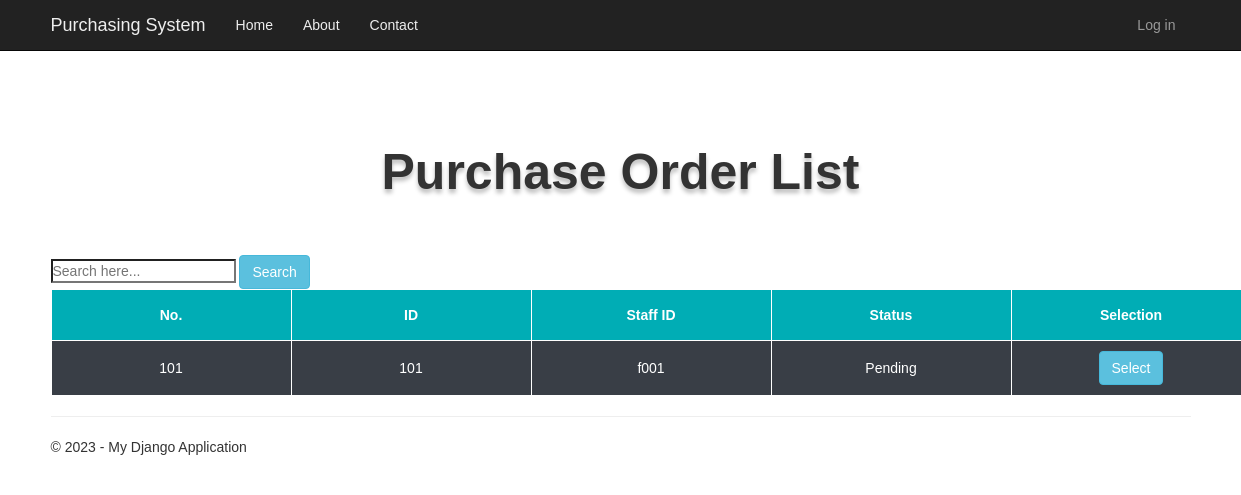
/purchaseOrderList, run on the app's committed database.
### app/models.py (models this page shows, shortened)
class PurchaseOrder(models.Model):
    purchaseOrderID = models.CharField(primary_key=True, max_length=10)
    staffID = models.ForeignKey(Staff,default=None, on_delete=models.CASCADE)
    quotationID = models.ForeignKey(Quotation,default=None, on_delete=models.CASCADE)
    vendorID = models.ForeignKey(Vendor,default=None, on_delete=models.CASCADE)
    qtyNeeded = models.IntegerField(default=None, null=True)
    qtyProvided = models.IntegerField(default=None, null=True)
    totalPrice = models.FloatField(default=None, null=True)
    poStatus = models.CharField(max_length=20, default="Pending")
    selected = models.BooleanField(default=False)

class Staff(models.Model):
    staffID = models.CharField(primary_key=True, max_length=10)
    password = models.CharField(max_length=5, null=True)
    def __str__(self):
        return str(self.staffID)

### viewPurchaseOrderStatus/views.py (the view)
# urls.py: re_path(r'^purchaseOrderList$', viewPurchaseOrderStatus_views.purchaseOrderList, name='purchaseOrderList'),
def purchaseOrderList(request):
    pl_list = PurchaseOrder.objects.all()
    context = {
        'title': 'Purchase Order List',
        'year': datetime.now().year,
        'pl_list': pl_list,
    }
    context['user'] = request.user
    return render(request,'purchaseOrderList.html',context)

### viewPurchaseOrderStatus/templates/purchaseOrderList.html (shortened to what this page needs)
{% extends "app/layout.html" %}
{% block content %}
<!DOCTYPE html>
<html lang="en">
<head>
</head>
    <body>
        <div>
            <br><br><br><br>
            <center>
            <h1>Purchase Order List</h1>
            </center>
            <br><br>
            <form class="margintop" action = 'searchItem' method='POST'>
                <input type="text" placeholder="Search here..." aria-label="Search here.." name = "searched")>
                <button class="btn btn-info">Search</button>
                </form>
                </div>
            <div>
            <table>
                <tr>
                    <th>No.</th>
                    <th>ID</th>
                    <th>Staff ID</th>
                    <th>Status</th>
                    <th>Selection</th>
                </tr>
                {% for pl in pl_list %}
                    {%if pl.poStatus == 'Pending' %}
                <tr>
                    <td>{{pl.purchaseOrderID}}</td>
                    <td>{{pl.purchaseOrderID}}</td>
                    <td>{{pl.staffID}}</td>
                    <td>{{pl.poStatus}}</td>
                    <td>
                    <form class='margintop' action='poDetail' method='POST'>
                        <button type="submit" value={{pl.purchaseOrderID}} name= {{pl.purchaseOrderID}} class="btn btn-info">
                            Select</button>
                      </form></td>
                </tr>
                {%endif%}
                {% endfor %}
            </table>
        </div>
    </body>
</html>
{% endblock %}

### app/static/app/content/site.css (style rules this page uses)
body { padding-top: 50px; padding-bottom: 20px; }
input, select, textarea { max-width: 280px; }

### viewPurchaseOrderStatus/templates/purchaseOrderList.html (style rules this page uses)
* { padding: 0; margin: 0; font-family: arial; }
h1 { padding: 10px; text-shadow: 0px 4px 4px rgba(0, 0, 0, 0.25); font-weight: 600; font-family: Arial; margin: 5px; font-size: 50px; text-align: center; }
table, th,td { border:none; border-collapse: collapse; border-left: 1px solid white; border-right: 1px solid white; text-align: center; padding:10px; }
th { background-color: #00ADB5; color: white; padding:15px; }
tr { border:1px solid; border-color: white; background-color: #393E46; color: white; }
tr > td { min-width: 240px; }
tr > td:first-child { min-width: 240px; }

### data on the page
PurchaseOrder: purchaseOrderID "101", staffID "f001", poStatus "Pending"
